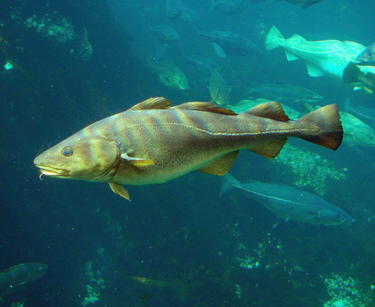
%> input picture hw2/data/fish.bmp, 375 x 307 px
$ octave --eval "proj1;"   (GNU Octave 9; MATLAB toolbox functions it lacks are replaced by stand-ins)
%> lines starting %> are read from the running program, lines starting %| are printed output that depends on the picture
### hw2/code/my_imfilter.m
function output = my_imfilter(image, filter)
% This function is intended to behave like the built in function imfilter()
% when operating in convolution mode. See 'help imfilter'.
% While "correlation" and "convolution" are both called filtering,
% there is a difference. From 'help filter2':
%    2-D correlation is related to 2-D convolution by a 180 degree rotation
%    of the filter matrix.

% Your function should meet the requirements laid out on the project webpage.

% Boundary handling can be tricky as the filter can't be centered on pixels
% at the image boundary without parts of the filter being out of bounds. If
% we look at 'help imfilter', we see that there are several options to deal
% with boundaries.
% Please recreate the default behavior of imfilter:
% to pad the input image with zeros, and return a filtered image which matches
% the input image resolution.
% A better approach is to mirror or reflect the image content in the padding.

% Uncomment to call imfilter to see the desired behavior.
% output = imfilter(image, filter, 'conv');

%%%%%%%%%%%%%%%%
% Your code here
filter_size = size(filter);
if rem(filter_size(1), 2) == 0 || rem(filter_size(2), 2) == 0
    error("Error: even-sized filter!"); % Error message for even sized filters
end

filter_row = floor(filter_size(1)/2);
filter_col = floor(filter_size(2)/2);

image_size = size(image);
pimage = padarray(image, [filter_row, filter_col]);
pimage_size = size(pimage);
pfilter = zeros(pimage_size(1), pimage_size(2));
pfilter(1:filter_size(1), 1:filter_size(2)) = filter;
ret = zeros(image_size);

for k = 1:image_size(3)
    f_image = fft2(pimage(:,:,k));
    f_filter = fft2(pfilter);
    padded_conv = ifft2(f_image .* f_filter);
    ret(:,:,k) = padded_conv(2 * filter_row + 1 : pimage_size(1), ...
         2 * filter_col + 1 : pimage_size(2));
end

output = ret;

%%%%%%%%%%%%%%%%

### hw2/code/gen_hybrid_image.m
function [hybrid_image,low_frequencies,high_frequencies] = gen_hybrid_image( image1, image2, cutoff_frequency )
% Inputs:
% - image1 -> The image from which to take the low frequencies.
% - image2 -> The image from which to take the high frequencies.
% - cutoff_frequency -> The standard deviation, in pixels, of the Gaussian
%                       blur that will remove high frequencies.
%
% Task:
% - Use my_imfilter to create 'low_frequencies' and 'high_frequencies'.
% - Combine them to create 'hybrid_image'.

%%%%%%%%%%%%%%%%%%%%%%%%%%%%%%%%%%%%%%%%%%%%%%%%%%%%%%%%%%%%%%%%%%%%%%%%
% Remove the high frequencies from image1 by blurring it. The amount of
% blur that works best will vary with different image pairs
%%%%%%%%%%%%%%%%%%%%%%%%%%%%%%%%%%%%%%%%%%%%%%%%%%%%%%%%%%%%%%%%%%%%%%%%
filter = fspecial('Gaussian', cutoff_frequency*2+1, cutoff_frequency);
high_pass_image = my_imfilter(image1, filter);
high_pass_image = my_imfilter(high_pass_image, filter');
low_frequencies = [high_pass_image];

%%%%%%%%%%%%%%%%%%%%%%%%%%%%%%%%%%%%%%%%%%%%%%%%%%%%%%%%%%%%%%%%%%%%%%%%
% Remove the low frequencies from image2. The easiest way to do this is to
% subtract a blurred version of image2 from the original version of image2.
% This will give you an image centered at zero with negative values.
%%%%%%%%%%%%%%%%%%%%%%%%%%%%%%%%%%%%%%%%%%%%%%%%%%%%%%%%%%%%%%%%%%%%%%%%
low_pass_image = my_imfilter(image2, filter);
low_pass_image = my_imfilter(low_pass_image, filter');
low_pass_image = image2 - low_pass_image;
high_frequencies = [low_pass_image];

%%%%%%%%%%%%%%%%%%%%%%%%%%%%%%%%%%%%%%%%%%%%%%%%%%%%%%%%%%%%%%%%%%%%%%%%
% Combine the high frequencies and low frequencies
%%%%%%%%%%%%%%%%%%%%%%%%%%%%%%%%%%%%%%%%%%%%%%%%%%%%%%%%%%%%%%%%%%%%%%%%
hybrid_image = [high_pass_image + low_pass_image];

### hw2/code/hw2.m
function proj1()

% Before trying to construct hybrid images, it is suggested that you
% implement my_imfilter.m and then debug it using proj1_test_filtering.m

% Debugging tip: You can split your MATLAB code into cells using "%%"
% comments. The cell containing the cursor has a light yellow background,
% and you can press Ctrl+Enter to run just the code in that cell. This is
% useful when projects get more complex and slow to rerun from scratch

%% Setup
% Read images and convert to floating point format
image1 = im2single(imread('../data/fish.bmp'));
image2 = im2single(imread('../data/submarine.bmp'));
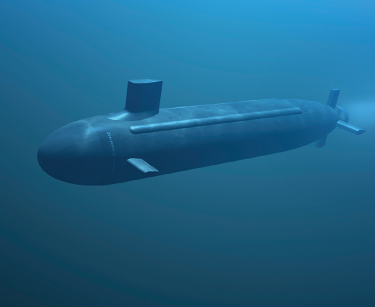
%> input picture hw2/data/submarine.bmp, 375 x 307 px

% For your write up, there are several additional test cases in 'data'.
% Feel free to make your own, too (you'll need to align the images in a
% photo editor such as Photoshop).
% The hybrid images will differ depending on which image you
% assign as image1 (which will provide the low frequencies) and which image
% you asign as image2 (which will provide the high frequencies)

%% Hybrid Image Construction
% cutoff_frequency is the standard deviation, in pixels, of the Gaussian
% blur that will remove high frequencies. You may tune this per image pair
% to achieve better results.
%
cutoff_frequency = 7;
[hybrid_image,low_frequencies,high_frequencies] = gen_hybrid_image( image1, image2, cutoff_frequency );
%> in my_imfilter, `pfilter(1:filter_size(1), 1:filter_size(2)) = filter;`:
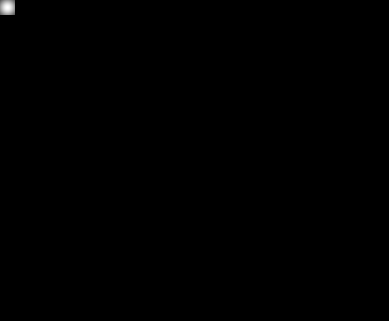
%> pfilter: size 321x389 double; min 0, max 0.00633, mean 8.01e-06; drawn with min black and max white
%> after the loop in my_imfilter (call 3), `for k = 1:image_size(3)`:
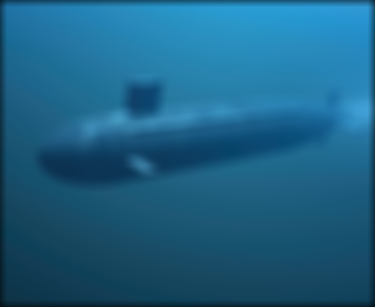
%> ret: size 307x375x3 double; mean R, G, B 0.113, 0.383, 0.524
%> the loop in my_imfilter (call 4), `for k = 1:image_size(3)` made 3 passes
%> pass 1, in my_imfilter (call 4), `padded_conv = ifft2(f_image .* f_filter);`:
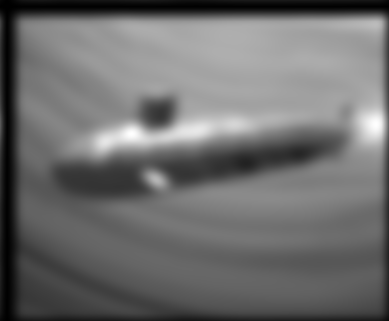
%> padded_conv: size 321x389 double; min 3.75e-05, max 0.242, mean 0.104; drawn with min black and max white
%> after the loop in my_imfilter (call 4), `for k = 1:image_size(3)`:
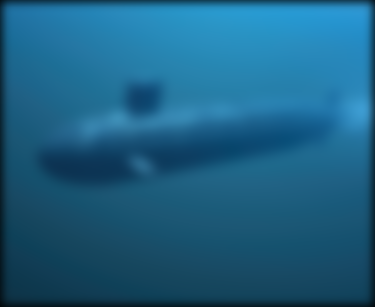
%> ret: size 307x375x3 double; mean R, G, B 0.112, 0.378, 0.516
%> in gen_hybrid_image, `low_pass_image = image2 - low_pass_image;`:
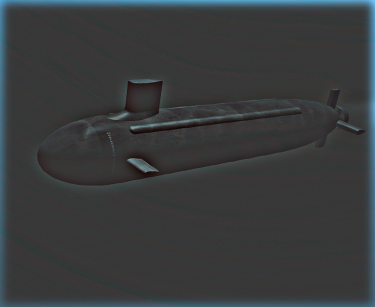
%> low_pass_image: size 307x375x3 single; mean R, G, B 0.00374, 0.0132, 0.0182; drawn with min black and max white

%% Visualize and save outputs
figure(1); imshow(low_frequencies);
figure(2); imshow(high_frequencies + 0.5);
%> after `imshow(high_frequencies + 0.5)`:
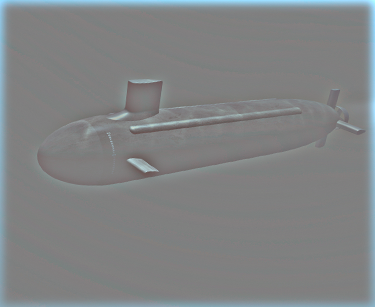
%> displayed picture: size 307x375x3, on the screen's scale of 0 to 255; mean R, G, B 128.5, 130.9, 132.1
%> (the run ends here)
